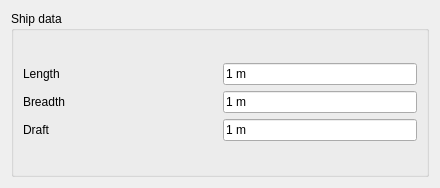
<?xml version="1.0" encoding="UTF-8"?>
<ui version="4.0">
 <class>CreateShipTaskPanel</class>
 <widget class="QWidget" name="CreateShipTaskPanel">
  <property name="geometry">
   <rect>
    <x>0</x>
    <y>0</y>
    <width>440</width>
    <height>188</height>
   </rect>
  </property>
  <property name="sizePolicy">
   <sizepolicy hsizetype="Preferred" vsizetype="Expanding">
    <horstretch>0</horstretch>
    <verstretch>0</verstretch>
   </sizepolicy>
  </property>
  <property name="minimumSize">
   <size>
    <width>250</width>
    <height>0</height>
   </size>
  </property>
  <property name="windowTitle">
   <string>Create Ship</string>
  </property>
  <layout class="QGridLayout" name="gridLayout_3">
   <item row="0" column="0">
    <widget class="QGroupBox" name="ShipDataBox">
     <property name="toolTip">
      <string>Distance between the elements in the X direction.
Normally, only the X value is necessary; the other two values can give an additional shift in their respective directions.
Negative values will result in copies produced in the negative direction.</string>
     </property>
     <property name="title">
      <string>Ship data</string>
     </property>
     <layout class="QGridLayout" name="gridLayout_2">
      <item row="0" column="0">
       <layout class="QGridLayout" name="grid_data">
        <item row="2" column="0">
         <widget class="QLabel" name="draftLabel">
          <property name="text">
           <string>Draft</string>
          </property>
         </widget>
        </item>
        <item row="0" column="1">
         <widget class="Gui::InputField" name="length">
          <property name="sizePolicy">
           <sizepolicy hsizetype="Preferred" vsizetype="Fixed">
            <horstretch>0</horstretch>
            <verstretch>0</verstretch>
           </sizepolicy>
          </property>
          <property name="text">
           <string>1 m</string>
          </property>
          <property name="unit" stdset="0">
           <string notr="true">m</string>
          </property>
          <property name="quantity" stdset="0">
           <double>1000.000000000000000</double>
          </property>
         </widget>
        </item>
        <item row="1" column="1">
         <widget class="Gui::InputField" name="breadth">
          <property name="sizePolicy">
           <sizepolicy hsizetype="Preferred" vsizetype="Fixed">
            <horstretch>0</horstretch>
            <verstretch>0</verstretch>
           </sizepolicy>
          </property>
          <property name="text">
           <string>1 m</string>
          </property>
          <property name="unit" stdset="0">
           <string notr="true">m</string>
          </property>
          <property name="quantity" stdset="0">
           <double>1000.000000000000000</double>
          </property>
         </widget>
        </item>
        <item row="2" column="1">
         <widget class="Gui::InputField" name="draft">
          <property name="sizePolicy">
           <sizepolicy hsizetype="Preferred" vsizetype="Fixed">
            <horstretch>0</horstretch>
            <verstretch>0</verstretch>
           </sizepolicy>
          </property>
          <property name="text">
           <string>1 m</string>
          </property>
          <property name="unit" stdset="0">
           <string notr="true">m</string>
          </property>
          <property name="quantity" stdset="0">
           <double>1000.000000000000000</double>
          </property>
         </widget>
        </item>
        <item row="0" column="0">
         <widget class="QLabel" name="lengthLabel">
          <property name="text">
           <string>Length</string>
          </property>
         </widget>
        </item>
        <item row="1" column="0">
         <widget class="QLabel" name="breadthLabel">
          <property name="text">
           <string>Breadth</string>
          </property>
         </widget>
        </item>
       </layout>
      </item>
     </layout>
    </widget>
   </item>
  </layout>
 </widget>
 <customwidgets>
  <customwidget>
   <class>Gui::InputField</class>
   <extends>QLineEdit</extends>
   <header>Gui/InputField.h</header>
  </customwidget>
 </customwidgets>
 <tabstops>
  <tabstop>length</tabstop>
  <tabstop>breadth</tabstop>
  <tabstop>draft</tabstop>
 </tabstops>
 <resources/>
 <connections/>
</ui>
